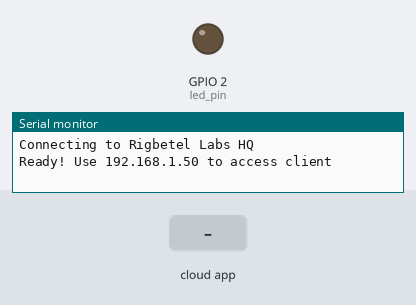
A sketch run on a simulated ESP32. On the bench: output pins drawn as LEDs (lit = HIGH), the last lines printed to the serial monitor. The test bench sets the inputs (shaded band). WiFi joins after 1.5 s; servers stay silent unless stated; the ROS host is connected and sends only what is stated.

Above: at 2.7 s.
2.8 s: the phone or cloud app sets led to 1
At 3.4 s:
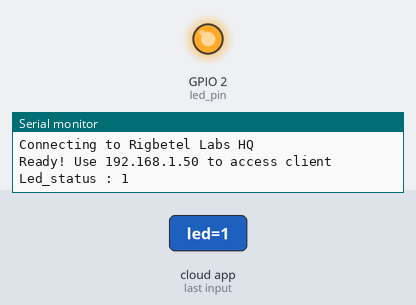
4.3 s: the phone or cloud app sets led to 0
At 5.7 s:
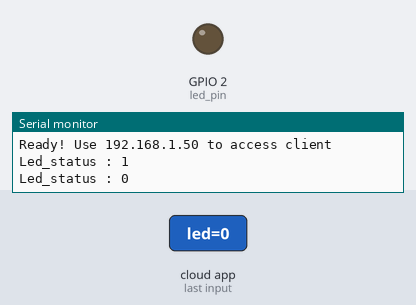
Timing chart, 0 to 7.3 s (numbered marks = the images above; inputs shaded):
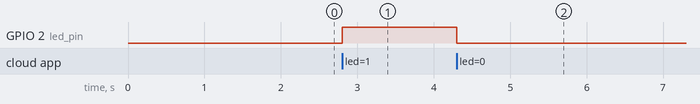

Measured:
- after the input at 2.8 s, GPIO 2 (led_pin): LOW → HIGH at once
- after the input at 4.3 s, GPIO 2 (led_pin): HIGH → LOW at once

The sketch:

ros_bool_led_control.ino
```cpp
#include <ros.h>
#include <std_msgs/UInt8.h>
#include <std_msgs/Bool.h>
#include <WiFi.h>

#define DEBUG 0

const char* ssid = "Rigbetel Labs HQ";
const char* password = "Starsoforion2020";

WiFiClient client;
IPAddress server(192,168,0,223);

class WiFiHardware {
  public:
    WiFiHardware() {};
    void init() {
      client.connect(server, 11411);
    }
    int read() {
      return client.read();
    }
    void write(uint8_t* data, int length) {
      for (int i = 0; i < length ; i++)
        client.write(data[i]);
    }
    unsigned long time() {
      return millis();
    }
};

void setupWiFi() {
    WiFi.begin(ssid, password);
    Serial.print("\nConnecting to "); Serial.println(ssid);
    uint8_t i = 0;
    while (WiFi.status() != WL_CONNECTED && i++ < 20) delay(500);
    if (i == 21) {
      Serial.print("Could not connect to"); Serial.println(ssid);
      while (1) delay(500);
    }
    Serial.print("Ready! Use ");
    Serial.print(WiFi.localIP());
    Serial.println(" to access client");
  }

int led_pin = 2;

void ledCallback (const std_msgs::Bool& led_ctrl)
{
  bool rdir = led_ctrl.data ;
  digitalWrite(led_pin, rdir);
  Serial.println();
  Serial.print("Led_status : ");
  Serial.print(rdir);
  Serial.println();

}

ros::NodeHandle_<WiFiHardware> nh;
std_msgs::Bool bool_msg;

ros::Subscriber <std_msgs::Bool> led_sub ("/led", &ledCallback );

void setup() {

  Serial.begin(115200);
  setupWiFi();
  nh.initNode();
  nh.subscribe(led_sub);

  pinMode (led_pin, OUTPUT);

}

void loop() {

  nh.spinOnce();
  delay(1);

}
```
